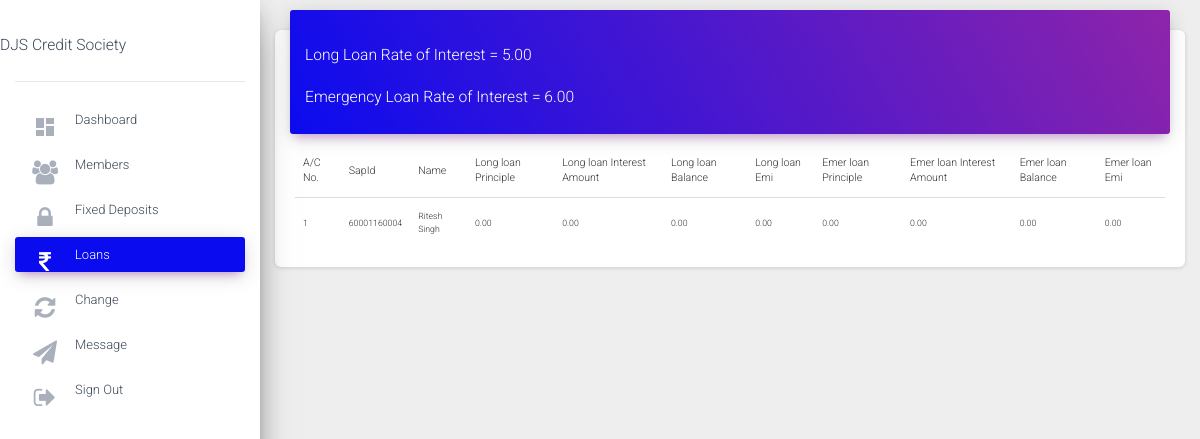
Page /csadmin/loans (signed in) on the earlier database version.
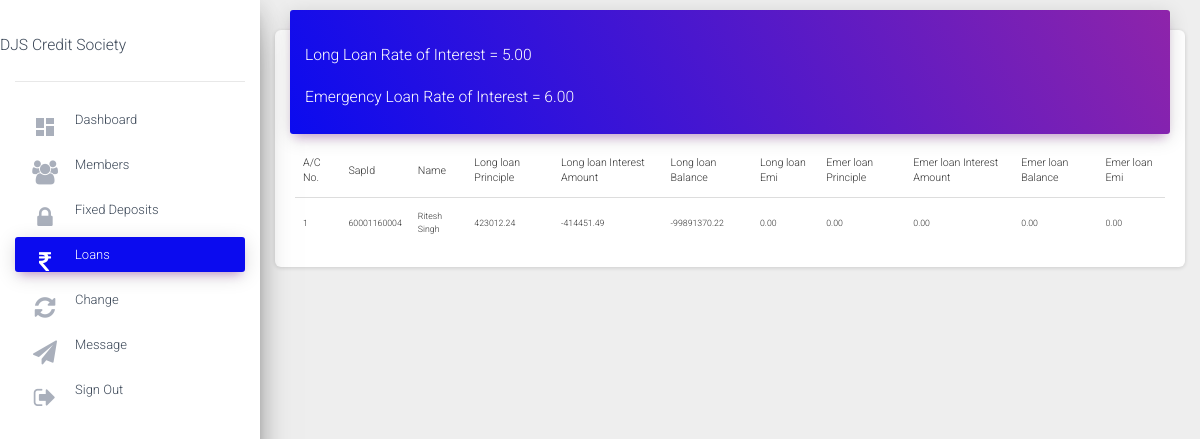
Same page on the later database version.
### status/models.py (models this page shows, shortened)
class interests(models.Model):
    sharedividend=models.DecimalField(blank=True,null=True,default=0,max_digits=10,decimal_places=2)
    cddividend=models.DecimalField(blank=True,null=True,default=0,max_digits=10,decimal_places=2)
    fdinterest=models.DecimalField(blank=True,null=True,default=0,max_digits=10,decimal_places=2)
    emerloaninterest=models.DecimalField(blank=True,null=True,default=0,max_digits=10,decimal_places=2)
    longloaninterest=models.DecimalField(blank=True,null=True,default=0,max_digits=10,decimal_places=2)
    year=models.IntegerField(default=0,null=True)

class Account(models.Model):
    accountnumber=models.IntegerField(null=False,unique=True)
    username=models.ForeignKey(User,on_delete=models.CASCADE,null=True,unique=True)
    name=models.CharField(max_length=50,null=False)
    sapid=models.IntegerField(null=False,unique=True)
    dateofjoining=models.DateField(null=False)
    sharevalue=models.IntegerField(default=0,null=False)
    totalinvestment=models.IntegerField(default=0,null=False)
    shareamount=models.IntegerField(default=0,null=False)
    sharebalance=models.IntegerField(default=0)
    cdamount=models.IntegerField(default=0)
    cdbalance=models.IntegerField(default=0)
    totalamount=models.DecimalField(default=0,max_digits=10,decimal_places=2)
    sharesstartingnumber=models.IntegerField(null=True)
    sharesendingnumber=models.IntegerField(null=True)
    islongloantaken=models.BooleanField(default=False)
    isloanemertaken=models.BooleanField(default=False)
    longloanamount=models.DecimalField(blank=True,null=True,default=0,max_digits=10,decimal_places=2)
    longloanprinciple=models.DecimalField(blank=True,null=True,default=0,max_digits=10,decimal_places=2)
    longloanperiod=models.IntegerField(blank=True,null=True,default=0)
    longloaninterestamount=models.DecimalField(blank=True,null=True,default=0,max_digits=10,decimal_places=2)
    longloanbalance=models.DecimalField(blank=True,null=True,default=0,max_digits=10,decimal_places=2)
    longloanemi=models.DecimalField(blank=True,null=True,default=0,max_digits=10,decimal_places=2)
    emerloanamount=models.DecimalField(blank=True,null=True,default=0,max_digits=10,decimal_places=2)
    emerloanprinciple=models.DecimalField(blank=True,null=True,default=0,max_digits=10,decimal_places=2)
    emerloanperiod=models.IntegerField(blank=True,null=True,default=0)
    emerloaninterestamount=models.DecimalField(blank=True,null=True,default=0,max_digits=10,decimal_places=2)
    emerloanbalance=models.DecimalField(blank=True,null=True,default=0,max_digits=10,decimal_places=2)
    emerloanemi=models.DecimalField(blank=True,null=True,default=0,max_digits=10,decimal_places=2)
    fdcapital=models.IntegerField(default=0,null=True)
    fdmaturitydate=models.DateField(null=True)
    teachingstaff=models.BooleanField(default=False)
    nonteachingstaff=models.BooleanField(default=False)

### csadmin/views.py (the view)
# urls.py: path('loans', views.loansadmin,name="loansadmin"),
@login_required
def loansadmin(request):
    Loansadmin=Account.objects.all
    Interests=interests.objects.all().last()
    context={
        'Loansadmin':Loansadmin,
        'Interests':Interests,
        'loan':"active"
    }
    return render (request,'loans_admin.html',context=context)

### csadmin/templates/loans_admin.html (shortened to what this page needs)
{%extends 'base.html'%}
{%block content%}
<main role="main" class="col-md-9 col-lg-12 px-4">
  <div class="content">
    <div class="container-fluid">
      <div class="row">
        <div class="col-md-18">
          <div class="card">
            <div class="card-header card-header-primary">
            <h3>Long Loan Rate of Interest = {{Interests.longloaninterest}}</h3>
            <h3>Emergency Loan Rate of Interest = {{Interests.emerloaninterest}}</h3>
            </div>
            <div class="card-body">
              <div class="table-responsive">
                <table class="table">
                  <thead>
                    <tr>
                      <th>A/C No.</th>
                      <th>SapId</th>
                      <th>Name</th>
                      <th>Long loan Principle</th>
                      <th>Long loan Interest Amount</th>
                      <th>Long loan Balance</th>
                      <th>Long loan Emi</th>
                      <th>Emer loan Principle</th>
                      <th>Emer loan Interest Amount</th>
                      <th>Emer loan Balance</th>
                      <th>Emer loan Emi</th>
                    </tr>
                  </thead>
                  <tbody>
                    {%for i in Loansadmin%}
                    <tr>
                      <td>{{i.accountnumber}}</td>
                      <td>{{i.sapid}}</td>
                      <td>{{i.name}}</td>
                      <td>{{i.longloanprinciple}}</td>
                      <td>{{i.longloaninterestamount}}</td>
                      <td>{{i.longloanbalance}}</td>
                      <td>{{i.longloanemi}}</td>
                      <td>{{i.emerloanprinciple}}</td>
                      <td>{{i.emerloaninterestamount}}</td>
                      <td>{{i.emerloanbalance}}</td>
                      <td>{{i.emerloanemi}}</td>
                    </tr>
                    {%endfor%}
                  </tbody>
                </table>
              </div>
            </div>
          </div>
        </div>
  </div>
</main>
{%endblock%}

Differences in the rows shown:
changed Account "Ritesh Singh": longloanprinciple "0.00" → "423012.24"; longloaninterestamount "0.00" → "-414451.49"; longloanbalance "0.00" → "-99891370.22"
